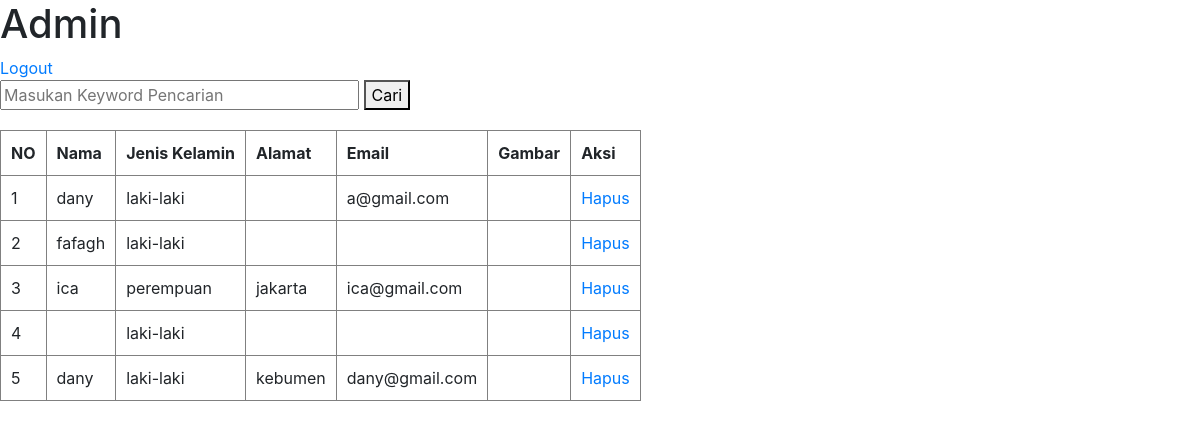
The app's page /admin.php (signed in) with its own data.
### tables this page shows
CREATE TABLE `user` (
  `id` int(11) NOT NULL AUTO_INCREMENT,
  `username` varchar(100) DEFAULT NULL,
  `password` varchar(255) DEFAULT NULL,
  `nama` varchar(100) DEFAULT NULL,
  `jns_kelamin` varchar(100) DEFAULT NULL,
  `alamat` varchar(100) DEFAULT NULL,
  `email` varchar(100) DEFAULT NULL,
  `gambar` varchar(100) DEFAULT NULL,
  PRIMARY KEY (`id`)
);

### function.php (called while the page is built, shortened)
<?php
$conn = mysqli_connect("localhost", "root", "", "db_elearning");
function user($user){
	global $conn;
	$result = mysqli_query($conn, $user);
	$rows = [];
	while ($row = mysqli_fetch_assoc($result)) {
		$rows[] = $row;
	}
	return $rows;
}
 ?>

### admin.php (the view, shortened to what this page needs)
<?php
	require "function.php";
	$users = user("SELECT * FROM user");
 ?>
<!doctype html>
<html lang="en">
  <head>
    <link rel="stylesheet" href="https://stackpath.bootstrapcdn.com/bootstrap/4.3.1/css/bootstrap.min.css">
  </head>
  <body>
  	<h1>Admin</h1>
	<a href="logout.php">Logout</a>
	<form action="" method="post">
		<input type="text" name="keyword" autofocus size="30" placeholder="Masukan Keyword Pencarian" autocomplete="off" style="margin-bottom: 20px;">
		<button type="submit" name="cari">Cari</button>
	</form>
	<table border="1" cellspacing="0" cellpadding="10">
		<thead>
			<tr>
				<th>NO</th>
				<th>Nama</th>
				<th>Jenis Kelamin</th>
				<th>Alamat</th>
				<th>Email</th>
				<th>Gambar</th>
				<th>Aksi</th>
			</tr>
		</thead>
		<tbody>
			<?php $i = 1 ?>
			<?php foreach ($users as $user) : ?>
				<tr>
					<td><?= $i; ?></td>
					<td><?= $user["nama"];?></td>
					<td><?= $user["jns_kelamin"]; ?></td>
					<td><?= $user["alamat"]; ?></td>
					<td><?= $user["email"]; ?></td>
					<td><?= $user["gambar"]; ?></td>
					<td>
						<a href="hapus_user.php?id=<?= $user['id'];?>" onclick=" return confirm ('Anda yakin');">Hapus</a>
					</td>
				</tr>
				<?php $i++; ?>
			<?php endforeach; ?>
		</tbody>
	</table>
  </body>
</html>

### records on screen
user: nama "dany", jns_kelamin "laki-laki", email "a@gmail.com"
user: nama "fafagh", jns_kelamin "laki-laki"
user: nama "ica", jns_kelamin "perempuan", alamat "jakarta", email "ica@gmail.com"
user: jns_kelamin "laki-laki"
user: nama "dany", jns_kelamin "laki-laki", alamat "kebumen", email "dany@gmail.com"
